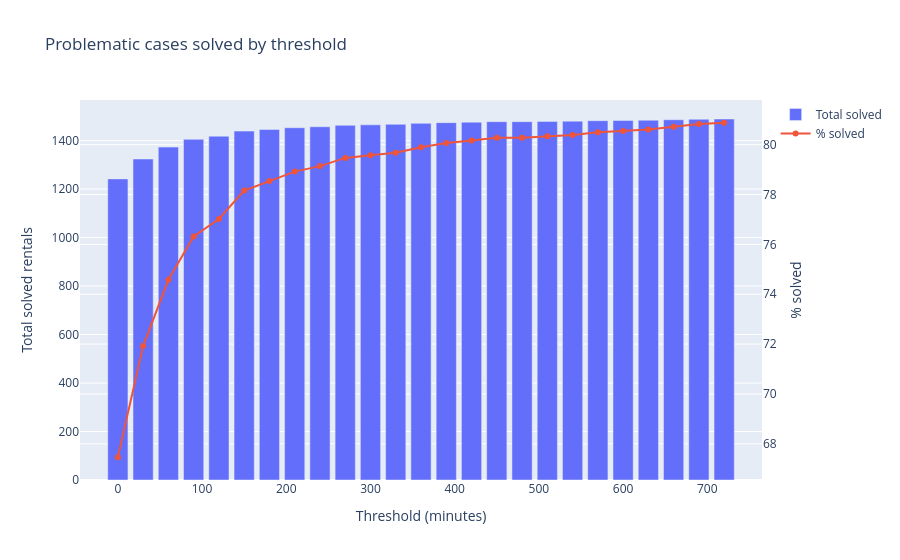

Notebook code for this chart:
### Code cell
import plotly.graph_objects as go

fig = go.Figure()

# Bar plot
fig.add_trace(
    go.Bar(
        x=solved_df["Threshold"],
        y=solved_df["Total solved"],
        name="Total solved"
    )
)

# Line plot on secondary axis
fig.add_trace(
    go.Scatter(
        x=solved_df["Threshold"],
        y=solved_df["Percentage solved %"],
        mode="lines+markers",
        name="% solved",
        yaxis="y2"
    )
)

fig.update_layout(
    title="Problematic cases solved by threshold",
    xaxis_title="Threshold (minutes)",

    yaxis=dict(
        title="Total solved rentals"
    ),

    yaxis2=dict(
        title="% solved",
        overlaying="y",
        side="right"
    ),

    hovermode="x unified"
)

fig.show()

### Figure 1 — Plotly figure (JSON) as saved in the notebook; plotly's stock layout.template omitted (floating-point values rounded to 4 significant figures)
{"data": [{"name": "Total solved", "type": "bar", "x": [0, 30, 60, 90, 120, 150, 180, 210, 240, 270, 300, 330, 360, 390, 420, 450, 480, 510, 540, 570, 600, 630, 660, 690, 720], "y": [1242, 1324, 1373, 1405, 1418, 1439, 1446, 1453, 1457, 1463, 1465, 1467, 1471, 1474, 1476, 1478, 1478, 1479, 1480, 1482, 1483, 1484, 1486, 1488, 1489]}, {"mode": "lines+markers", "name": "% solved", "type": "scatter", "x": [0, 30, 60, 90, 120, 150, 180, 210, 240, 270, 300, 330, 360, 390, 420, 450, 480, 510, 540, 570, 600, 630, 660, 690, 720], "y": [67.46, 71.92, 74.58, 76.32, 77.02, 78.16, 78.54, 78.92, 79.14, 79.47, 79.58, 79.68, 79.9, 80.07, 80.17, 80.28, 80.28, 80.34, 80.39, 80.5, 80.55, 80.61, 80.72, 80.83, 80.88], "yaxis": "y2"}], "layout": {"hovermode": "x unified", "title": {"text": "Problematic cases solved by threshold"}, "xaxis": {"title": {"text": "Threshold (minutes)"}}, "yaxis": {"title": {"text": "Total solved rentals"}}, "yaxis2": {"overlaying": "y", "side": "right", "title": {"text": "% solved"}}}}
